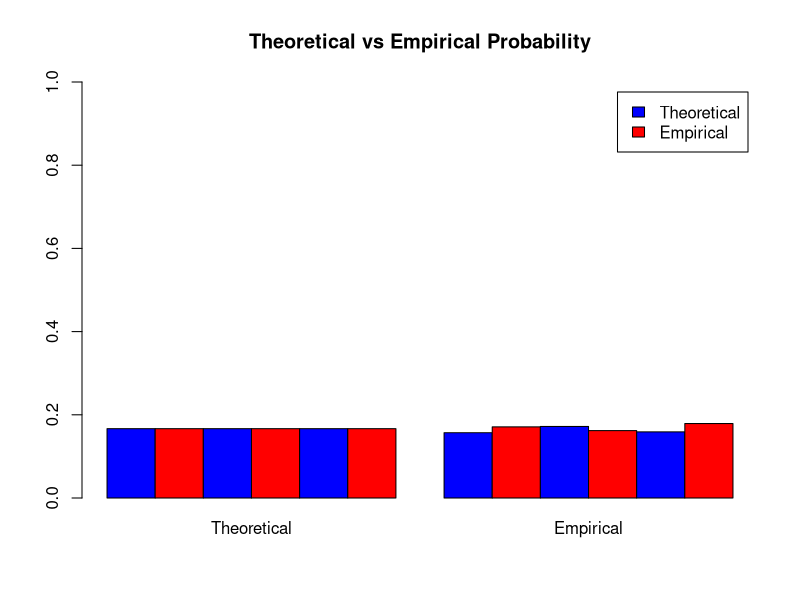

Here is the R script that generated this plot:
theoretical_probabilities <- rep(1/6, 6)
simulated_rolls <- sample(1:6, size = 1000, replace = TRUE)
empirical_probabilities <- table(simulated_rolls) / length(simulated_rolls)

# Create a matrix of probabilities and provide column names
prob_matrix <- cbind(Theoretical = theoretical_probabilities, Empirical = empirical_probabilities)

# Plot the barplot
barplot(prob_matrix, beside = TRUE,
        ylim = c(0, 1), col = c("blue", "red"),
        legend.text = c("Theoretical", "Empirical"),
        main = "Theoretical vs Empirical Probability")
